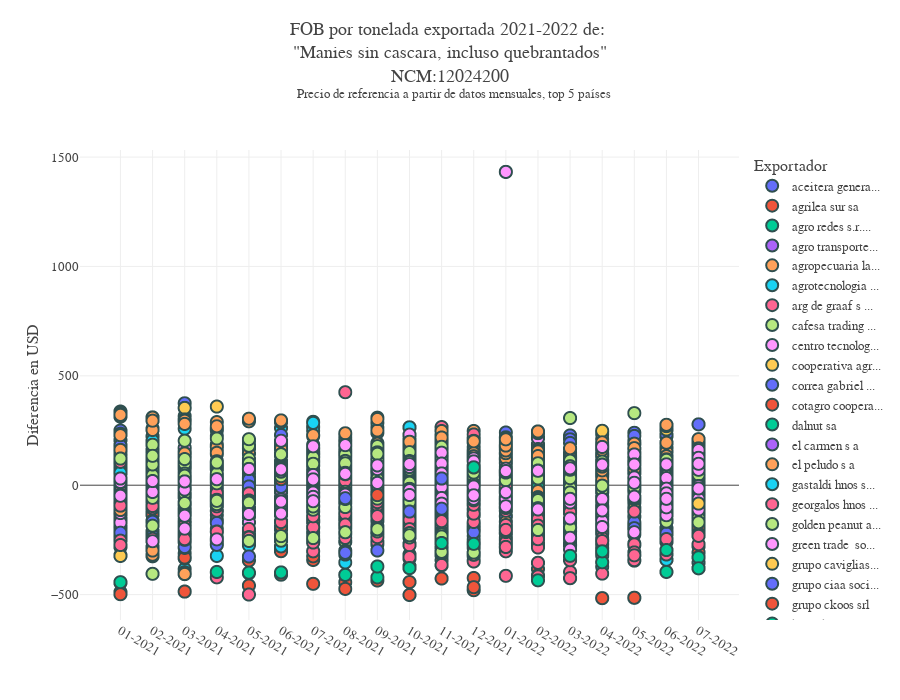

Notebook cell for this chart:
### Code cell
ncm='12024200'
precio_boxplot_capitalizado(df=df_producto,
                            ncm=ncm,
                            sim=sim_unique(ncm)[1])

plot_precio(df=df_producto,
            ncm=ncm,
            # sim='310J',
            color='empresa',
            pais='paises bajos',
            n_paises=5,
            )
